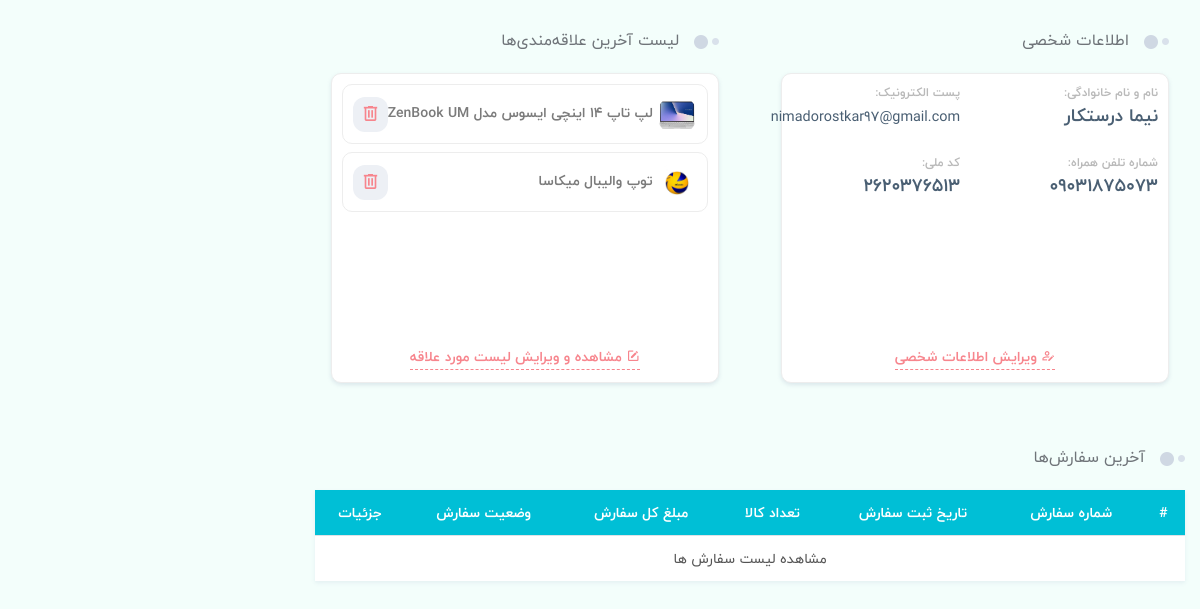
Page /profile (signed in) on the earlier database version.
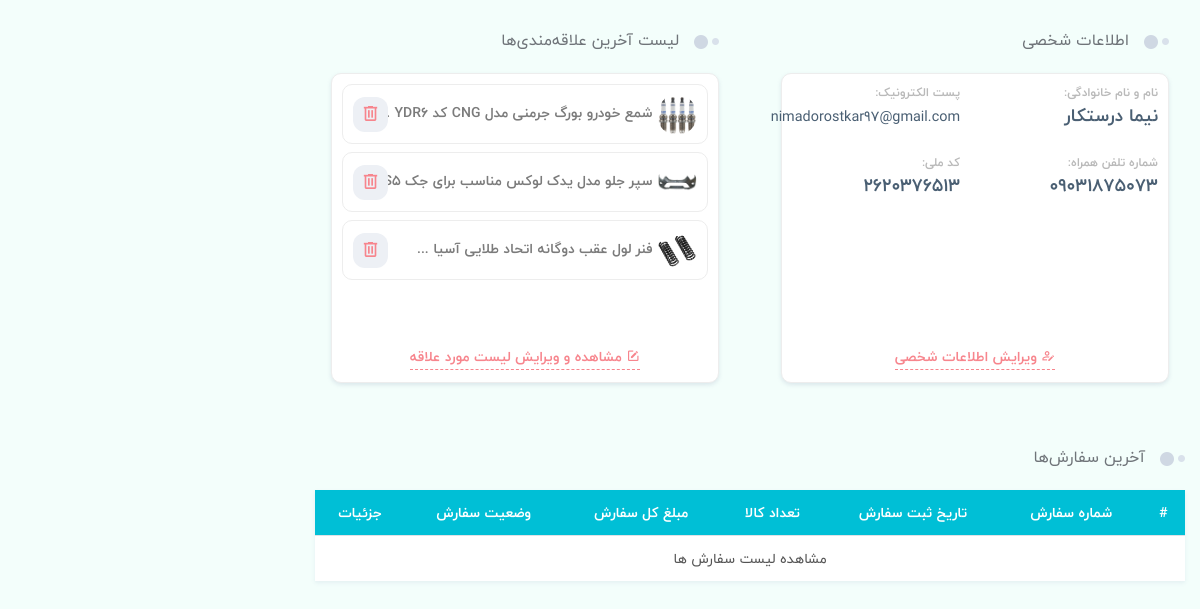
Same page on the later database version.
### eshop_product/models.py (models this page shows, shortened)
class Product(models.Model):
    STATUS = (
        ('True', "فعال"),
        ("False", "غیرفعال")
    )
    VARIANTS = (
        ('None', 'هیچ'),
        ('Size', 'سایز'),
        ('Color', 'رنگ'),
        ('Size-Color', 'سایزـ‌رنگ'),
    )
    category = models.ForeignKey(Category, on_delete=models.SET_NULL, null=True, verbose_name='دسته')
    brand = models.ForeignKey(Brand, on_delete=models.SET_NULL, blank=True, null=True, verbose_name='برند')
    title = models.CharField(max_length=200, verbose_name='عنوان فارسی')
    title_eng = models.CharField(max_length=150, blank=True, null=True, verbose_name='عنوان انگلیسی')
    keyword = models.CharField(max_length=250, verbose_name='کلمه کلیدی')
    variant = models.CharField(max_length=10, choices=VARIANTS, default='None', verbose_name='تنوع')
    description = models.CharField(max_length=300, verbose_name='توضیحات')
    image = models.ImageField(upload_to=upload_image_path, verbose_name='تصویر')
    price = models.IntegerField(verbose_name='قیمت')
    amount = models.IntegerField(verbose_name='تعداد')
    all_sale = models.IntegerField(default=0, verbose_name='تعداد فروش')
    view_count = models.BigIntegerField(default=0, verbose_name='تعداد بازدیدها')
    details = RichTextUploadingField(verbose_name='جزئيات محصول')
    analyze = RichTextUploadingField(blank=True, null=True, verbose_name='نقد و بررسی')
    status = models.CharField(max_length=50, choices=STATUS, verbose_name='وضعیت')
    slug = models.SlugField(verbose_name='عبارت لینک', null=False, unique=True, allow_unicode=True, max_length=200)
    creat_at = models.DateTimeField(auto_now_add=True, verbose_name='ایجاده شده در تاریخ')
    update_at = models.DateTimeField(auto_now=True, verbose_name='آپدیت شده در تاریخ')
    objects = ProductsManager()
    favourite = models.ManyToManyField(User, blank=True, verbose_name='علاقه‌مندی')
    class Meta:
        verbose_name = 'محصول'
        verbose_name_plural = 'محصولات'
    def price_th(self):
        return f"{self.price:,}"
    price_th.short_description = 'قیمت'
    def image_tag(self):
        return mark_safe('<img src="{}" height="50"/>'.format(self.image.url))
    image_tag.short_description = 'تصویر'
    def get_absolute_url(self):
        return reverse('product_detail', kwargs={'slug': self.slug, 'product_id': self.id})
    def fav_count(self):
        fav = User.objects.filter(product__exact=self.id)
        return fav.count()
    fav_count.short_description = 'تعداد علاقه‌مندان'

### eshop_account/views.py (the view)
# urls.py: path('profile', profile_page, name='profile_page'),
@login_required(login_url='/login')
def profile_page(request):
    site_info = SiteSetting.objects.filter(status=True).first()
    current_user = request.user
    profile = UserProfile.objects.filter(user__username=current_user).first()
    orders = Order.objects.filter(user_id=current_user.id).order_by('-id')[:3]
    favourites = Product.objects.filter(favourite=request.user, status=True).order_by('-id')[:3]
    context = {
        'site_info': site_info,
        'current_user': current_user,
        'profile': profile,
        'orders': orders,
        'favourites': favourites
    }
    return render(request, 'account/profile.html', context)

### eshop_account/templates/account/profile.html (shortened to what the changed rows need)
{% extends 'shared/_MainLayout.html' %}
{% load static %}
{% load render_partial %}
{% load humanize %}
{% block header_ref %}
    <link rel="stylesheet" href="{% static 'css/vendor/nouislider.min.css' %}">
{% endblock %}
{% block content %}
    <main class="main-content dt-sl mt-4 mb-3" style="transform: none;">
        <div class="container main-container" style="transform: none;">
            <div class="row" style="transform: none;">
                <div class="col-xl-9 col-lg-8 col-md-8 col-sm-12">
                    <div class="row">
                        <div class="col-xl-6 col-lg-12">
                            <div class="px-3">
                                <div class="section-title text-sm-title title-wide mb-1 no-after-title-wide dt-sl mb-2">
                                    <h2>اطلاعات شخصی</h2>
                                </div>
                            </div>
                        </div>
                        <div class="col-xl-6 col-lg-12">
                            <div class="px-3">
                                <div class="section-title text-sm-title title-wide mb-1 no-after-title-wide dt-sl mb-2">
                                    <h2>لیست آخرین علاقه‌مندی‌ها</h2>
                                </div>
                                <div class="profile-section dt-sl">
                                    <ul class="list-favorites">
                                        {% if favourites %}
                                            {% for product in favourites %}
                                                <li>
                                                    <a href="{{ product.get_absolute_url }}">
                                                        <img src="{{ product.image.url }}" alt="">
                                                        <span>{{ product.title|truncatechars:40 }}</span>
                                                    </a>
                                                    <button onClick="location.href='{% url "product_favourite" product.id %}'">
                                                        <i class="mdi mdi-trash-can-outline"></i>
                                                    </button>
                                                </li>
                                            {% endfor %}
                                        {% else %}
                                            <li>
                                                <span class="align-content-center">هنوز محصولی را برای علاقه‌مندی انتخاب نکرده‌اید</span>
                                            </li>
                                        {% endif %}
                                    </ul>
                                </div>
                            </div>
                        </div>
                    </div>
                    <div class="row mt-5">
                        <div class="col-12">
                            <div class="section-title text-sm-title title-wide mb-1 no-after-title-wide dt-sl mb-2 px-res-1">
                                <h2>آخرین سفارش‌ها</h2>
                            </div>
                            <div class="dt-sl">
                                <div class="table-responsive">
                                    <table class="table table-order">
                                        <thead>
                                        <tr>
                                            <th>#</th>
                                            <th>شماره سفارش</th>
                                            <th>تاریخ ثبت سفارش</th>
                                            <th>تعداد کالا</th>
                                            <th>مبلغ کل سفارش</th>
                                            <th>وضعیت سفارش</th>
                                            <th>جزئیات</th>
                                        </tr>
                                        </thead>
                                    </table>
                                </div>
                            </div>
                        </div>
                    </div>
                </div>
            </div>
        </div>
    </main>
{% endblock %}

Differences in the rows shown:
now on this page (row edited): Product: image (picture), title "شمع خودرو بورگ جرمنی مدل CNG کد YDR6…"
changed Product: image: a different picture; title "لپ تاپ 14 اینچی ایسوس مدل ZenBook UM…" → "سپر جلو مدل یدک لوکس مناسب برای جک S5"
changed Product: image: a different picture; title "توپ والیبال میکاسا" → "فنر لول عقب دوگانه اتحاد طلایی آسیا ..."
